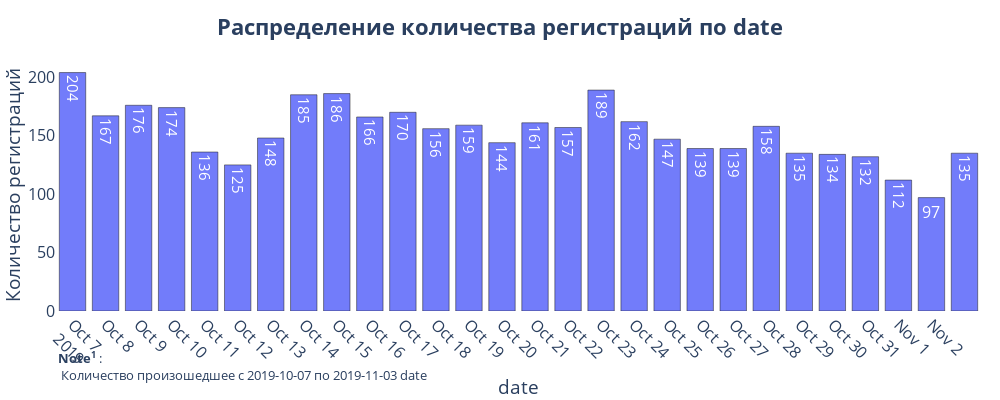

Notebook cell for this chart:
### Markdown cell above
Основной источник новых пользователей 'Yandex' он безусловный лидер. Но по всем источникам к 4 неделе снижение по привлечению новых пользователей

### Code cell
# Регистрация пользователей, итоговая
get_bar_by(profiles, 'date', 'user_id', rotation=45, title_name='регистраций')

### Figure 1 — Plotly figure (JSON) as saved in the notebook; plotly's stock layout.template omitted (floating-point values rounded to 4 significant figures)
{"data": [{"alignmentgroup": "True", "hoverinfo": "all", "hovertemplate": "Количество: %{y}", "legendgroup": "", "marker": {"color": "#636efa", "line": {"color": "#000000", "width": 0.5}, "pattern": {"shape": ""}}, "name": "", "offsetgroup": "", "opacity": 0.9, "orientation": "v", "showlegend": false, "textposition": "auto", "texttemplate": "%{y}", "type": "bar", "x": ["2019-10-07", "2019-10-08", "2019-10-09", "2019-10-10", "2019-10-11", "2019-10-12", "2019-10-13", "2019-10-14", "2019-10-15", "2019-10-16", "2019-10-17", "2019-10-18", "2019-10-19", "2019-10-20", "2019-10-21", "2019-10-22", "2019-10-23", "2019-10-24", "2019-10-25", "2019-10-26", "2019-10-27", "2019-10-28", "2019-10-29", "2019-10-30", "2019-10-31", "2019-11-01", "2019-11-02", "2019-11-03"], "xaxis": "x", "y": [204, 167, 176, 174, 136, 125, 148, 185, 186, 166, 170, 156, 159, 144, 161, 157, 189, 162, 147, 139, 139, 158, 135, 134, 132, 112, 97, 135], "yaxis": "y"}], "layout": {"annotations": [{"align": "left", "font": {"size": 13}, "showarrow": false, "text": "<b>Note<sup>1</sup></b> :<br> Количество произошедшее с 2019-10-07 по 2019-11-03 date", "x": 0, "xref": "paper", "y": -0.3, "yref": "paper"}], "barmode": "relative", "font": {"size": 16}, "height": 400, "legend": {"tracegroupgap": 0}, "margin": {"l": 0, "r": 0, "t": 60}, "plot_bgcolor": "#ffffff", "showlegend": false, "title": {"font": {"size": 22}, "text": "<b>Распределение количества регистраций по date</b>", "x": 0.5, "xanchor": "center", "y": 0.95, "yanchor": "top"}, "width": 1000, "xaxis": {"anchor": "y", "domain": [0, 1], "tickangle": 45, "tickmode": "linear", "title": {"text": "date"}}, "yaxis": {"anchor": "x", "domain": [0, 1], "title": {"text": "Количество регистраций"}}}}
